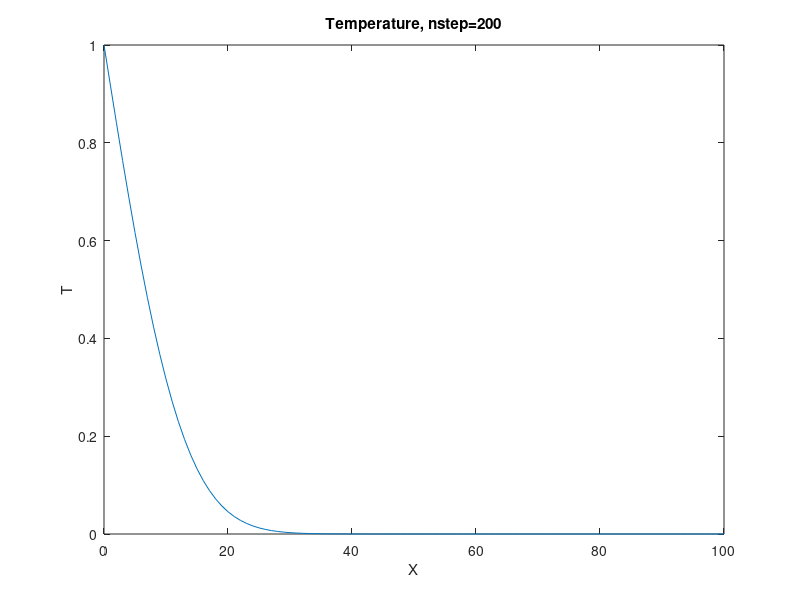
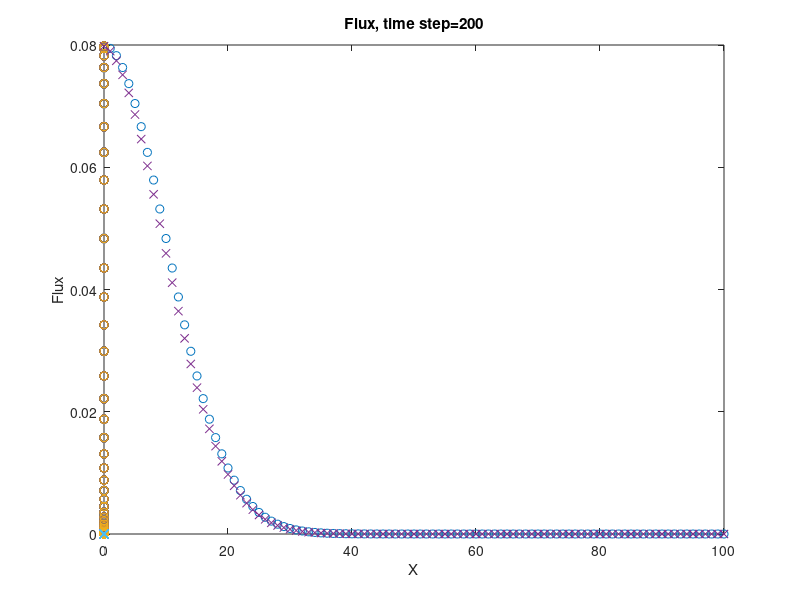

The MATLAB source for these figures, in order:
% Chapter 5, diffusion
% LBM- 1-D1Q3, diffusion equation
clear
m=101;
w0=4./6.;
w1=1./6.;
c2=1./3.;
w2=w1;
dx=1.0;
rho=zeros(m);f0=zeros(m);f1=zeros(m);f2=zeros(m);
x=zeros(m);fluxq=zeros(m);
x(1)=0.0;
for i=1:m-1
  x(i+1)=x(i)+dx;
end
alpha=0.25;
omega=1/(3.*alpha+0.5);
twall=1.0;
nstep=200;
for i=1:m
  f0(i)=w0*rho(i);
  f1(i)=w1*rho(i);
  f2(i)=w1*rho(i);
end
%Collision:
for k1=1:nstep
  for i=1:m
    feq0=w0*rho(i);
    feq=w1*rho(i);
    f0(i)=(1-omega)*f0(i)+omega*feq0;
    f1(i)=(1-omega)*f1(i)+omega*feq;
    f2(i)=(1-omega)*f2(i)+omega*feq;
  end
  % Streaming:
  for i=1:m-1
    f1(m-i+1)=f1(m-i);
    f2(i)=f2(i+1);
  end
  %Boundary condition:Appendix A: Computer Codes 161
  f1(1)=twall-f2(1)-f0(1);
  f1(m)=f1(m-1);
  f2(m)=f2(m-1);
  f0(m)=f0(m-1);
  for j=1:m
    rho(j)=f1(j)+f2(j)+f0(j);
  end
end
%Flux:
for k=1:m
  flux(k)=omega*(f1(k)-f2(k))/c2;
end
for k=1:m-1
  fluxq(k)=rho(k)-rho(k+1);
end
fluxq(m)=fluxq(m-1);
figure(1)
plot(x,rho)
title("Temperature, nstep=200")
xlabel("X")
ylabel("T")
figure(2)
plot(x,flux,"o",x,fluxq,"x")
title("Flux, time step=200")
xlabel("X")
ylabel("Flux")